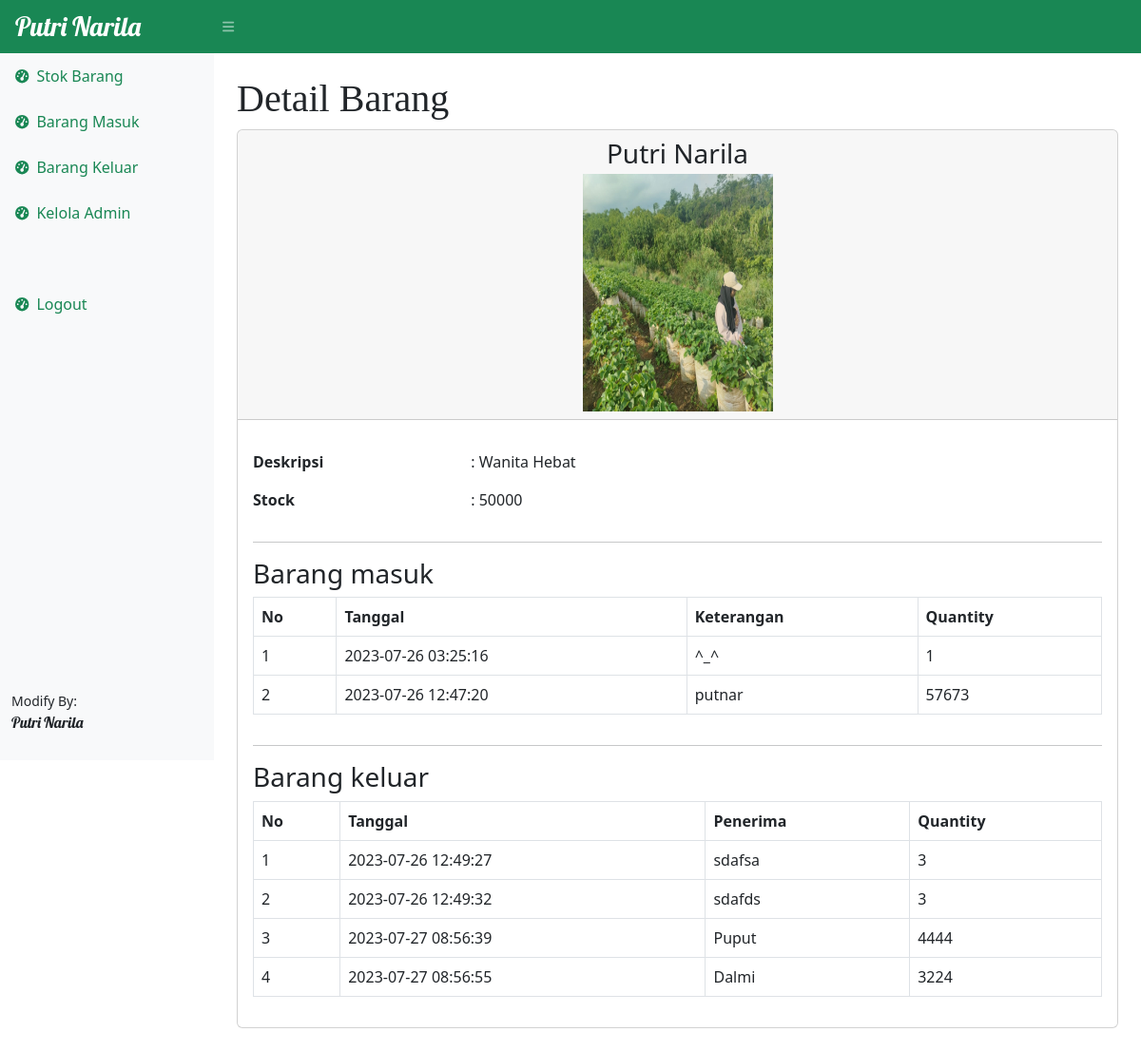
The page /detail.php?id=22 (signed in) on the database its author committed.
### tables this page shows
CREATE TABLE `stock` (
  `idbarang` int(50) NOT NULL,
  `namabarang` varchar(100) NOT NULL,
  `deskripsi` varchar(100) NOT NULL,
  `stock` int(11) NOT NULL,
  `image` varchar(99) DEFAULT NULL
);

CREATE TABLE `barangmasuk` (
  `idmasuk` int(11) NOT NULL,
  `idbarang` int(11) NOT NULL,
  `tanggal` timestamp NOT NULL DEFAULT current_timestamp(),
  `keterangan` varchar(200) NOT NULL,
  `qty` int(11) NOT NULL
);

CREATE TABLE `barangkeluar` (
  `idkeluar` int(11) NOT NULL,
  `idbarang` int(11) NOT NULL,
  `tanggal` timestamp NOT NULL DEFAULT current_timestamp(),
  `penerima` varchar(100) NOT NULL,
  `qty` int(11) NOT NULL
);

### detail.php (the view, shortened to what this page needs)
<?php
    require 'function.php';
   $idbarang = $_GET['id'];
   $get = mysqli_query($conn, "SELECT * FROM stock WHERE idbarang='$idbarang' ");
   $fetch = mysqli_fetch_assoc($get);
   $namabarang = $fetch['namabarang'];
   $deskripsi = $fetch['deskripsi'];
   $stock = $fetch['stock'];
   $gambar = $fetch['image'];
   if($gambar == null){
      $img = "Tidak Ada Gambar";
   } else {
      $img = '<img src="images/'.$gambar.'" class="zoomable" ';
   }
?>
<!DOCTYPE html>
<html lang="en">
<head>
   <link href="https://cdn.jsdelivr.net/npm/simple-datatables@7.1.2/dist/style.min.css" rel="stylesheet" />
   <link href="css/styles.css" rel="stylesheet" />
</head>
<body class="sb-nav-fixed">
   <nav class="sb-topnav navbar navbar-expand navbar-dark bg-success">
      <a class="putri navbar-brand ps-3 fs-3 " href="index.php">Putri Narila</a>
      <button class="btn btn-link btn-sm order-1 order-lg-0 me-4 me-lg-0" id="sidebarToggle" href="#!"><i
            class="fas fa-bars"></i></button>
   </nav>
   <div id="layoutSidenav">
      <div id="layoutSidenav_nav">
         <nav class="sb-sidenav accordion sb-sidenav-success bg-light" id="sidenavAccordion">
            <div class="sb-sidenav-menu">
               <div class="nav ">
                  <a class="nav-link text-success" href="index.php">
                     <div class="sb-nav-link-icon"><i class="fas fa-tachometer-alt"></i></div>
                     Stok Barang
                  </a>
                  <a class="nav-link text-success" href="masuk.php">
                     <div class="sb-nav-link-icon"><i class="fas fa-tachometer-alt"></i></div>
                     Barang Masuk
                  </a>
                  <a class="nav-link text-success" href="keluar.php">
                     <div class="sb-nav-link-icon"><i class="fas fa-tachometer-alt"></i></div>
                     Barang Keluar
                  </a>
                  <a class="nav-link text-success mb-5" href="admin.php">
                     <div class="sb-nav-link-icon"><i class="fas fa-tachometer-alt"></i></div>
                     Kelola Admin
                  </a>
                  <a class="nav-link text-success" href="logout.php">
                     <div class="sb-nav-link-icon"><i class="fas fa-tachometer-alt"></i></div>
                     Logout
                  </a>
               </div>
            </div>
            <div class="sb-sidenav-footer">
               <div class="small">Modify By:</div>
               <p class="putri">Putri Narila</p>
            </div>
         </nav>
      </div>
      <div id="layoutSidenav_content">
         <main>
            <div class="container-fluid px-4">
               <h1 class="mt-4 heading ">Detail Barang</h1>
               <div class="card mb-4">
                  <div class="card-header">
                     <h3 class="mb-1 text-center"> <?=$namabarang;?> </h3>
                     <span class="d-flex justify-content-center align-items-baseline"> <?=$img;?> </span>
                  </div>
                  <div class="card-body">
                     <div class="row mt-3">
                        <div class="col-md-3 ">
                           <p class="fw-bold"> Deskripsi </p>
                        </div>
                        <div class="col-md-9">
                           : <?=$deskripsi;?>
                        </div>
                     </div>
                     <div class="row mb-3">
                        <div class="col-md-3">
                           <p class="fw-bold"> Stock </p>
                        </div>
                        <div class="col-md-9">
                           : <?=$stock;?>
                        </div>
                     </div>
                     <hr>
                     <h3 class="mb-2">Barang masuk</h3>
                     <div class="table-responsive">
                        <table id="datatablesSimple" id="barangmasuk" class="table table-bordered table-responsive">
                           <thead>
                              <tr>
                                 <th>No</th>
                                 <th>Tanggal </th>
                                 <th>Keterangan</th>
                                 <th>Quantity</th>
                              </tr>
                           </thead>
                           <tbody>
                              <?php
                              $i = 1;
                              $ambildatamasuk = mysqli_query($conn, "SELECT * FROM barangmasuk WHERE idbarang='$idbarang' ");
                              while($fetch = mysqli_fetch_array($ambildatamasuk)){
                                 $tanggal = $fetch['tanggal'];
                                 $keterangan = $fetch['keterangan'];
                                 $quantity = $fetch['qty'];
                                 ?>
                              <tr>
                                 <td>
                                    <?=$i;?>
                                 </td>
                                 <td>
                                    <?=$tanggal;?>
                                 </td>
                                 <td>
                                    <?=$keterangan;?>
                                 </td>
                                 <td>
                                    <?=$quantity;?>
                                 </td>
                              </tr>
                              <?php
                           $i++;
                           }
                           ?>
                           </tbody>
                        </table>
                     </div>
                     <hr>
                     <h3 class="mb-2">Barang keluar</h3>
                     <div class="table-responsive">
                        <table id="datatablesSimple" id="barangkeluar" class="table table-bordered table-responsive">
                           <thead>
                              <tr>
                                 <th>No</th>
                                 <th>Tanggal </th>
                                 <th>Penerima</th>
                                 <th>Quantity</th>
                              </tr>
                           </thead>
                           <tbody>
                              <?php
                              $i = 1;
                              $ambildatakeluar = mysqli_query($conn, "SELECT * FROM barangkeluar WHERE idbarang='$idbarang' ");
                              while($fetch = mysqli_fetch_array($ambildatakeluar)){
                                 $tanggal = $fetch['tanggal'];
                                 $penerima = $fetch['penerima'];
                                 $quantity = $fetch['qty'];
                                 ?>
                              <tr>
                                 <td>
                                    <?=$i;?>
                                 </td>
                                 <td>
                                    <?=$tanggal;?>
                                 </td>
                                 <td>
                                    <?=$penerima;?>
                                 </td>
                                 <td>
                                    <?=$quantity;?>
                                 </td>
                              </tr>
                              <?php
                           $i++;
                           }
                           ?>
                           </tbody>
                        </table>
                     </div>
                  </div>
               </div>
            </div>
      </div>
   </div>
</body>
</html>

### detail.php (style rules this page uses)
.putri { font-family: 'Lobster', cursive; }
.heading { font-family: 'Lilita', cursive; }
.zoomable { width: 200px; height: 250px; }

### rows shown on the page
stock: namabarang "Putri Narila", image (picture), deskripsi "Wanita Hebat", stock "50000"
barangmasuk: tanggal "2023-07-26 03:25:16", keterangan "^_^", qty "1"
barangmasuk: tanggal "2023-07-26 12:47:20", keterangan "putnar", qty "57673"
barangkeluar: tanggal "2023-07-26 12:49:27", penerima "sdafsa", qty "3"
barangkeluar: tanggal "2023-07-26 12:49:32", penerima "sdafds", qty "3"
barangkeluar: tanggal "2023-07-27 08:56:39", penerima "Puput", qty "4444"
barangkeluar: tanggal "2023-07-27 08:56:55", penerima "Dalmi", qty "3224"
